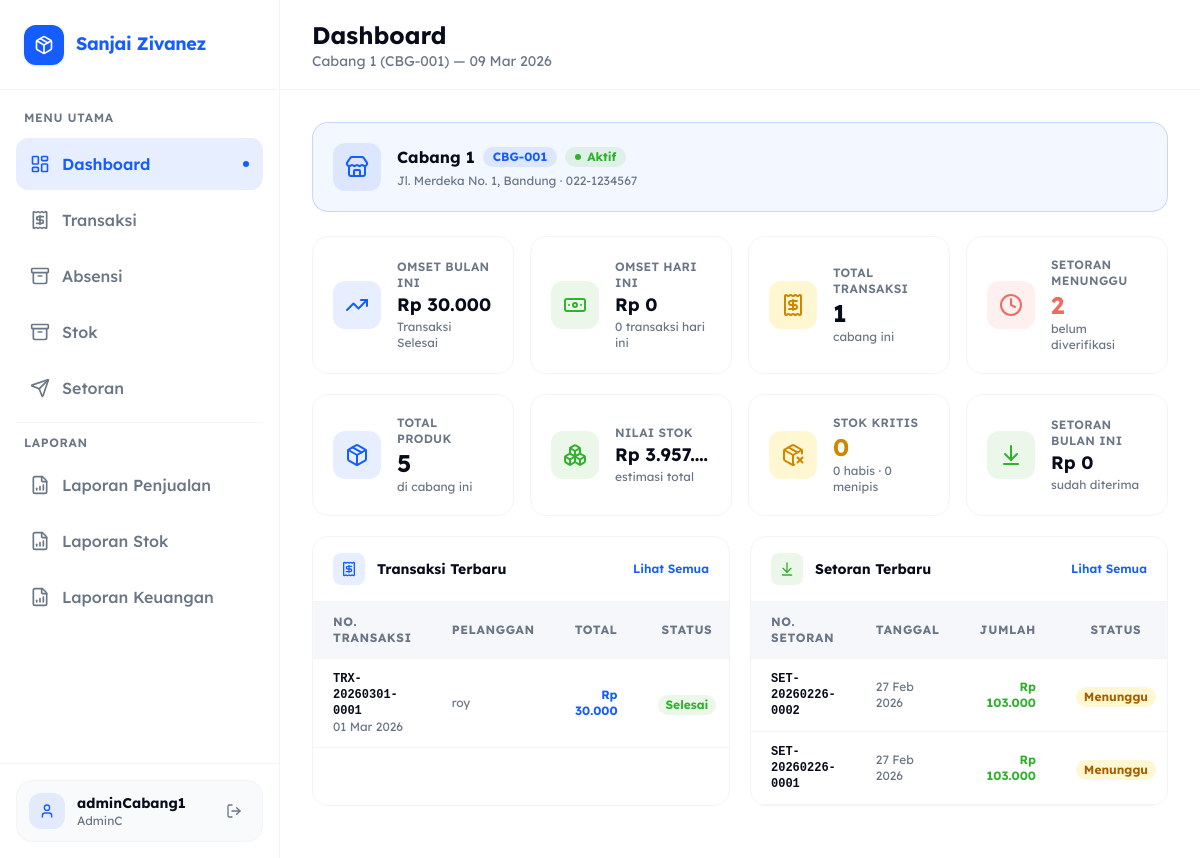
Page /AdminC/dashboard.php (signed in) on the committed database.
### tables this page shows
CREATE TABLE `cabang` (
  `id` int(11) NOT NULL,
  `kode_cabang` varchar(20) NOT NULL COMMENT 'Kode unik cabang, misal: CBG-001',
  `nama_cabang` varchar(150) NOT NULL COMMENT 'Nama lengkap cabang',
  `alamat` text DEFAULT NULL COMMENT 'Alamat lengkap cabang',
  `telepon` varchar(20) DEFAULT NULL COMMENT 'Nomor telepon cabang',
  `admin_id` int(11) DEFAULT NULL COMMENT 'FK ke users.id dengan role AdminC',
  `status` enum('Aktif','Nonaktif') NOT NULL DEFAULT 'Aktif' COMMENT 'Status operasional cabang',
  `created_at` timestamp NULL DEFAULT current_timestamp(),
  `updated_at` timestamp NULL DEFAULT current_timestamp() ON UPDATE current_timestamp()
);

CREATE TABLE `transaksi` (
  `id` int(11) NOT NULL,
  `no_transaksi` varchar(50) NOT NULL COMMENT 'Nomor unik transaksi, misal: TRX-20260217-0001',
  `cabang_id` int(11) NOT NULL COMMENT 'FK ke cabang.id',
  `stok_id` int(11) DEFAULT NULL,
  `nama_pelanggan` varchar(150) NOT NULL COMMENT 'Nama pelanggan / customer',
  `jenis_transaksi` enum('Penjualan','Pembelian','Retur','Lainnya') NOT NULL DEFAULT 'Penjualan',
  `jumlah` int(11) NOT NULL DEFAULT 1 COMMENT 'Kuantitas item',
  `harga_satuan` bigint(20) NOT NULL DEFAULT 0 COMMENT 'Harga per satuan (Rp)',
  `total` bigint(20) NOT NULL DEFAULT 0 COMMENT 'jumlah × harga_satuan (dihitung di PHP)',
  `keterangan` text DEFAULT NULL COMMENT 'Catatan / keterangan tambahan',
  `tanggal` date NOT NULL COMMENT 'Tanggal transaksi',
  `status` enum('Pending','Proses','Selesai','Dibatalkan') NOT NULL DEFAULT 'Pending',
  `created_at` timestamp NULL DEFAULT current_timestamp(),
  `updated_at` timestamp NULL DEFAULT current_timestamp() ON UPDATE current_timestamp()
);

CREATE TABLE `setoran` (
  `id` int(11) NOT NULL,
  `no_setoran` varchar(50) NOT NULL COMMENT 'Nomor unik setoran, misal: SET-20260217-0001',
  `cabang_id` int(11) NOT NULL COMMENT 'FK ke cabang.id',
  `admin_id` int(11) NOT NULL COMMENT 'FK ke users.id (AdminC yang menyetor)',
  `tanggal` date NOT NULL COMMENT 'Tanggal setoran harian',
  `jumlah_setoran` bigint(20) NOT NULL DEFAULT 0 COMMENT 'Nominal uang yang disetor (Rp)',
  `total_transaksi` bigint(20) NOT NULL DEFAULT 0 COMMENT 'Total omset hari itu (referensi)',
  `keterangan` text DEFAULT NULL COMMENT 'Catatan tambahan',
  `bukti_foto` varchar(255) DEFAULT NULL COMMENT 'Path file foto bukti setoran',
  `status` enum('Menunggu','Diterima','Ditolak') NOT NULL DEFAULT 'Menunggu' COMMENT 'Status verifikasi setoran',
  `catatan_penolakan` text DEFAULT NULL COMMENT 'Diisi Admin Pusat jika ditolak',
  `verified_by` int(11) DEFAULT NULL COMMENT 'FK ke users.id (Admin Pusat yang verifikasi)',
  `verified_at` timestamp NULL DEFAULT NULL COMMENT 'Waktu verifikasi',
  `created_at` timestamp NULL DEFAULT current_timestamp(),
  `updated_at` timestamp NULL DEFAULT current_timestamp() ON UPDATE current_timestamp()
);

### AdminC/dashboard.php (the view, shortened to what the rows shown need)
<?php
require_once __DIR__ . '/../config.php';
$userId = 0;
if (!empty($_SESSION['user_id']))              $userId = (int)$_SESSION['user_id'];
elseif (!empty($_SESSION['id']))               $userId = (int)$_SESSION['id'];
elseif (!empty($_SESSION['user']['id']))      $userId = (int)$_SESSION['user']['id'];
$cabangId = 0;
$stmtC = $conn->prepare("SELECT id, kode_cabang, nama_cabang, alamat, telepon, status FROM cabang WHERE admin_id = ? LIMIT 1");
$stmtC->bind_param("i", $userId);
$stmtC->execute();
$cabang = $stmtC->get_result()->fetch_assoc();
if ($cabang) {
    $cabangId = (int)$cabang['id'];
}
$stmtRT = $conn->prepare("
    SELECT t.*, c.nama_cabang
    FROM transaksi t JOIN cabang c ON c.id = t.cabang_id
    WHERE t.cabang_id = ?
    ORDER BY t.created_at DESC LIMIT 5
");
$stmtRT->bind_param("i", $cabangId); $stmtRT->execute();
$recentTrx = $stmtRT->get_result()->fetch_all(MYSQLI_ASSOC); $stmtRT->close();
$stmtRS = $conn->prepare("
    SELECT s.*, c.nama_cabang
    FROM setoran s JOIN cabang c ON c.id = s.cabang_id
    WHERE s.cabang_id = ?
    ORDER BY s.created_at DESC LIMIT 5
");
$stmtRS->bind_param("i", $cabangId); $stmtRS->execute();
$recentSetoran = $stmtRS->get_result()->fetch_all(MYSQLI_ASSOC); $stmtRS->close();
function rupiah($n) { return 'Rp ' . number_format($n, 0, ',', '.'); }
?>
<!DOCTYPE html>
<html lang="id">
<head>
    <script src="https://cdn.jsdelivr.net/npm/@tailwindcss/browser@4"></script>
</head>
<body class="font-sans bg-white min-h-screen overflow-x-hidden text-foreground">
<?php include __DIR__ . '/../layout/sidebar.php'; ?>
<main class="flex-1 lg:ml-[280px] flex flex-col min-h-screen overflow-x-hidden relative">
    <div class="sticky top-0 z-30 flex items-center justify-between w-full h-[90px] shrink-0 border-b border-border bg-white/80 backdrop-blur-md px-5 md:px-8">
        <div class="flex items-center gap-4">
            <div>
                <h2 class="font-bold text-2xl">Dashboard</h2>
                <p class="hidden sm:block text-sm text-secondary">
                    <?php if ($cabang): ?>
                        <?= htmlspecialchars($cabang['nama_cabang']) ?> (<?= htmlspecialchars($cabang['kode_cabang']) ?>) — <?= date('d M Y') ?>
                    <?php else: ?>
                        Selamat datang, Admin Cabang — <?= date('d M Y') ?>
                    <?php endif; ?>
                </p>
            </div>
        </div>
    </div>
    <div class="flex-1 p-5 md:p-8">
        <?php if (!$cabang): ?>
        <div class="flex items-center gap-4 p-5 rounded-2xl bg-warning/10 border border-warning/30 mb-6">
            <div class="size-10 rounded-xl bg-warning/20 flex items-center justify-center shrink-0">
                <i data-lucide="alert-triangle" class="size-5 text-yellow-600"></i>
            </div>
            <div>
                <p class="font-semibold text-sm">Cabang belum ditentukan</p>
                <p class="text-xs text-secondary mt-0.5">Akun Anda belum terhubung ke cabang manapun. Hubungi Admin Pusat.</p>
            </div>
        </div>
        <?php else: ?>
        <div class="flex items-center gap-4 p-5 rounded-2xl bg-primary/5 border border-primary/20 mb-6">
            <div class="size-12 rounded-xl bg-primary/10 flex items-center justify-center shrink-0">
                <i data-lucide="store" class="size-6 text-primary"></i>
            </div>
            <div class="flex-1 min-w-0">
                <div class="flex items-center gap-2 flex-wrap">
                    <p class="font-bold text-base"><?= htmlspecialchars($cabang['nama_cabang']) ?></p>
                    <span class="inline-flex items-center px-2.5 py-0.5 rounded-full bg-primary/10 text-primary text-xs font-bold">
                        <?= htmlspecialchars($cabang['kode_cabang']) ?>
                    </span>
                    <?php if ($cabang['status'] === 'Aktif'): ?>
                        <span class="inline-flex items-center px-2.5 py-0.5 rounded-full bg-success/10 text-success text-xs font-bold">
                            <span class="size-1.5 rounded-full bg-success mr-1.5"></span>Aktif
                        </span>
                    <?php else: ?>
                        <span class="inline-flex items-center px-2.5 py-0.5 rounded-full bg-error/10 text-error text-xs font-bold">
                            <span class="size-1.5 rounded-full bg-error mr-1.5"></span>Nonaktif
                        </span>
                    <?php endif; ?>
                </div>
                <p class="text-xs text-secondary mt-1 truncate">
                    <?= $cabang['alamat'] ? htmlspecialchars($cabang['alamat']) : '-' ?>
                    <?= $cabang['telepon'] ? ' · ' . htmlspecialchars($cabang['telepon']) : '' ?>
                </p>
            </div>
        </div>
        <?php endif; ?>
        <div class="grid grid-cols-1 lg:grid-cols-2 gap-5 mb-5">
            <div class="bg-white rounded-2xl border border-border overflow-hidden">
                <div class="overflow-x-auto scrollbar-hide">
                    <table class="w-full min-w-[400px]">
                        <thead>
                            <tr class="border-b border-border bg-muted/60">
                                <th class="text-left px-5 py-3 text-xs font-bold text-secondary uppercase tracking-wider">No. Transaksi</th>
                                <th class="text-left px-5 py-3 text-xs font-bold text-secondary uppercase tracking-wider">Pelanggan</th>
                                <th class="text-right px-5 py-3 text-xs font-bold text-secondary uppercase tracking-wider">Total</th>
                                <th class="text-center px-5 py-3 text-xs font-bold text-secondary uppercase tracking-wider">Status</th>
                            </tr>
                        </thead>
                        <tbody>
                            <?php if (empty($recentTrx)): ?>
                                <tr><td colspan="4" class="px-5 py-8 text-center text-sm text-secondary">Belum ada transaksi</td></tr>
                            <?php else: ?>
                            <?php foreach ($recentTrx as $t): ?>
                            <tr class="row-hover border-b border-border transition-colors">
                                <td class="px-5 py-3">
                                    <p class="text-xs font-mono font-semibold"><?= htmlspecialchars($t['no_transaksi']) ?></p>
                                    <p class="text-xs text-secondary"><?= date('d M Y', strtotime($t['tanggal'])) ?></p>
                                </td>
                                <td class="px-5 py-3 text-xs text-secondary"><?= htmlspecialchars($t['nama_pelanggan']) ?></td>
                                <td class="px-5 py-3 text-right text-xs font-bold text-primary"><?= rupiah($t['total']) ?></td>
                                <td class="px-5 py-3 text-center">
                                    <?php
                                    if ($t['status'] === 'Selesai')        $sc = 'bg-success/10 text-success';
                                    elseif ($t['status'] === 'Proses')     $sc = 'bg-primary/10 text-primary';
                                    elseif ($t['status'] === 'Dibatalkan') $sc = 'bg-error/10 text-error';
                                    else                                   $sc = 'bg-warning/20 text-yellow-700';
                                    ?>
                                    <span class="inline-flex items-center px-2 py-0.5 rounded-full text-xs font-bold <?= $sc ?>">
                                        <?= htmlspecialchars($t['status']) ?>
                                    </span>
                                </td>
                            </tr>
                            <?php endforeach; ?>
                            <?php endif; ?>
                        </tbody>
                    </table>
                </div>
            </div>
            <div class="bg-white rounded-2xl border border-border overflow-hidden">
                <div class="overflow-x-auto scrollbar-hide">
                    <table class="w-full min-w-[400px]">
                        <thead>
                            <tr class="border-b border-border bg-muted/60">
                                <th class="text-left px-5 py-3 text-xs font-bold text-secondary uppercase tracking-wider">No. Setoran</th>
                                <th class="text-left px-5 py-3 text-xs font-bold text-secondary uppercase tracking-wider">Tanggal</th>
                                <th class="text-right px-5 py-3 text-xs font-bold text-secondary uppercase tracking-wider">Jumlah</th>
                                <th class="text-center px-5 py-3 text-xs font-bold text-secondary uppercase tracking-wider">Status</th>
                            </tr>
                        </thead>
                        <tbody>
                            <?php if (empty($recentSetoran)): ?>
                                <tr><td colspan="4" class="px-5 py-8 text-center text-sm text-secondary">Belum ada setoran</td></tr>
                            <?php else: ?>
                            <?php foreach ($recentSetoran as $s): ?>
                            <tr class="row-hover border-b border-border transition-colors">
                                <td class="px-5 py-3">
                                    <p class="text-xs font-mono font-semibold"><?= htmlspecialchars($s['no_setoran']) ?></p>
                                </td>
                                <td class="px-5 py-3 text-xs text-secondary"><?= date('d M Y', strtotime($s['tanggal'])) ?></td>
                                <td class="px-5 py-3 text-right text-xs font-bold text-success"><?= rupiah($s['jumlah_setoran']) ?></td>
                                <td class="px-5 py-3 text-center">
                                    <?php
                                    if ($s['status'] === 'Diterima')    $ss = 'bg-success/10 text-success';
                                    elseif ($s['status'] === 'Ditolak') $ss = 'bg-error/10 text-error';
                                    else                                $ss = 'bg-warning/20 text-yellow-700';
                                    ?>
                                    <span class="inline-flex items-center px-2 py-0.5 rounded-full text-xs font-bold <?= $ss ?>">
                                        <?= htmlspecialchars($s['status']) ?>
                                    </span>
                                </td>
                            </tr>
                            <?php endforeach; ?>
                            <?php endif; ?>
                        </tbody>
                    </table>
                </div>
            </div>
        </div>
    </div>
</main>
</body>
</html>

### rows in the picture
cabang: nama_cabang "Cabang 1", kode_cabang "CBG-001", alamat "Jl. Merdeka No. 1, Bandung", telepon "022-1234567"
transaksi: no_transaksi "TRX-20260301-0001", tanggal "01 Mar 2026", nama_pelanggan "roy", total "Rp 30.000", status "Selesai"
setoran: no_setoran "SET-20260226-0002", tanggal "27 Feb 2026", jumlah_setoran "Rp 103.000", status "Menunggu"
setoran: no_setoran "SET-20260226-0001", tanggal "27 Feb 2026", jumlah_setoran "Rp 103.000", status "Menunggu"

### other values in the picture
$label "Dashboard Transaksi Absensi Stok Setoran Laporan Penjualan Laporan Stok Laporan Keuangan"
$_SESSION['username'] "adminCabang1"
$_SESSION['role'] "AdminC"
rupiah($omsetBulanIni) "Rp 30.000"
rupiah($omsetHariIni) "Rp 0"
$trxHariIni "0"
$totalTrx "1"
$setoranMenunggu "2"
$totalProduk "5"
rupiah($nilaiStok) "Rp 3.957.…"
$stokHabis + $stokMenipis "0"
$stokHabis "0"
$stokMenipis "0"
rupiah($totalSetoran) "Rp 0"
